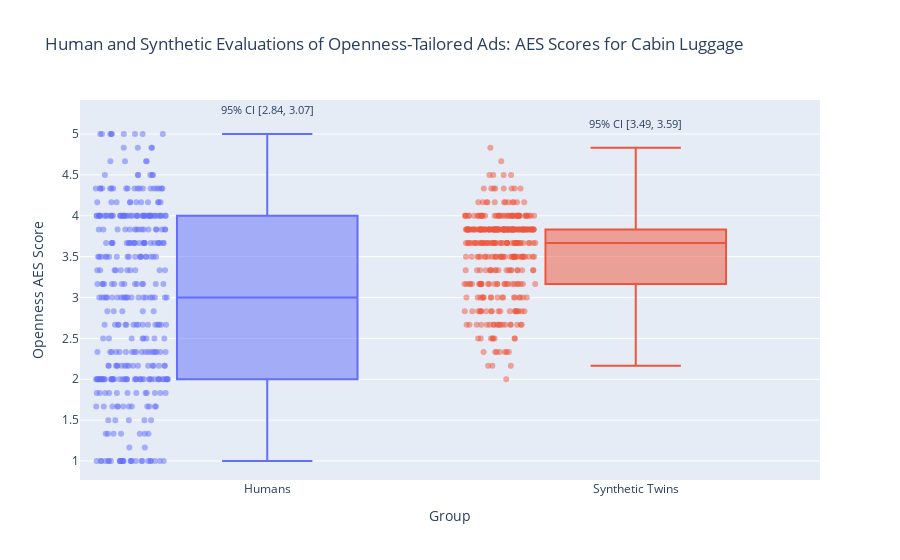
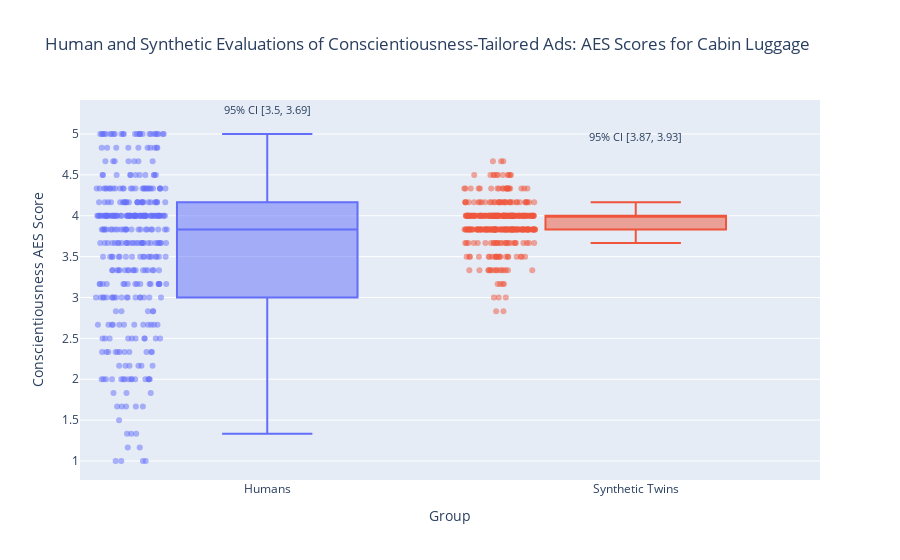
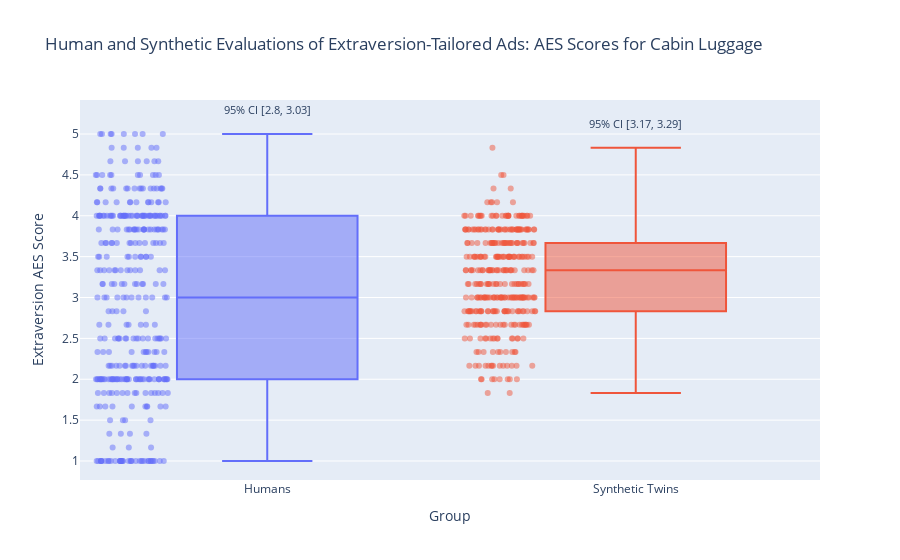
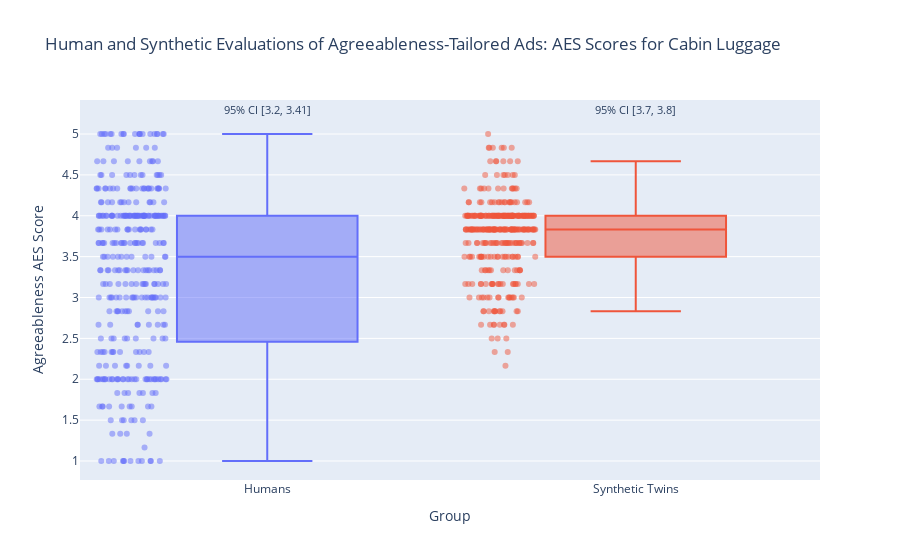

The notebook cell these images were saved under, in order:
### Markdown cell above
<h2> Cabin luggage: Box Plot</h2>

### Code cell
plot_trait_boxplots_by_product("raw_aes_1_", "Cabin Luggage")

### Figure 1 — Plotly figure (JSON) as saved in the notebook; plotly's stock layout.template omitted (floating-point values rounded to 4 significant figures; data arrays with more than 128 entries replaced by an {"elided": "..."} marker saying what was removed)
{"data": [{"alignmentgroup": "True", "boxpoints": "all", "hovertemplate": "Group=%{x}<br>Openness AES Score=%{y}<extra></extra>", "jitter": 0.4, "legendgroup": "Humans", "marker": {"color": "#636efa", "opacity": 0.5, "size": 6}, "name": "Humans", "notched": false, "offsetgroup": "Humans", "orientation": "v", "showlegend": true, "type": "box", "x": {"elided": "373 str values"}, "x0": " ", "xaxis": "x", "y": {"elided": "373 float values"}, "y0": " ", "yaxis": "y"}, {"alignmentgroup": "True", "boxpoints": "all", "hovertemplate": "Group=%{x}<br>Openness AES Score=%{y}<extra></extra>", "jitter": 0.4, "legendgroup": "Synthetic Twins", "marker": {"color": "#EF553B", "opacity": 0.5, "size": 6}, "name": "Synthetic Twins", "notched": false, "offsetgroup": "Synthetic Twins", "orientation": "v", "showlegend": true, "type": "box", "x": {"elided": "373 str values"}, "x0": " ", "xaxis": "x", "y": {"elided": "373 float values"}, "y0": " ", "yaxis": "y"}], "layout": {"annotations": [{"font": {"size": 11}, "showarrow": false, "text": "95% CI [2.84, 3.07]", "x": "Humans", "xanchor": "center", "y": 5.3}, {"font": {"size": 11}, "showarrow": false, "text": "95% CI [3.49, 3.59]", "x": "Synthetic Twins", "xanchor": "center", "y": 5.133}], "boxmode": "overlay", "legend": {"title": {"text": "Group"}, "tracegroupgap": 0}, "showlegend": false, "title": {"text": "Human and Synthetic Evaluations of Openness-Tailored Ads: AES Scores for Cabin Luggage"}, "xaxis": {"anchor": "y", "categoryarray": ["Humans", "Synthetic Twins"], "categoryorder": "array", "domain": [0, 1], "title": {"text": "Group"}}, "yaxis": {"anchor": "x", "domain": [0, 1], "title": {"text": "Openness AES Score"}}}}

### Figure 2 — Plotly figure (JSON) as saved in the notebook; plotly's stock layout.template omitted (floating-point values rounded to 4 significant figures; data arrays with more than 128 entries replaced by an {"elided": "..."} marker saying what was removed)
{"data": [{"alignmentgroup": "True", "boxpoints": "all", "hovertemplate": "Group=%{x}<br>Conscientiousness AES Score=%{y}<extra></extra>", "jitter": 0.4, "legendgroup": "Humans", "marker": {"color": "#636efa", "opacity": 0.5, "size": 6}, "name": "Humans", "notched": false, "offsetgroup": "Humans", "orientation": "v", "showlegend": true, "type": "box", "x": {"elided": "373 str values"}, "x0": " ", "xaxis": "x", "y": {"elided": "373 float values"}, "y0": " ", "yaxis": "y"}, {"alignmentgroup": "True", "boxpoints": "all", "hovertemplate": "Group=%{x}<br>Conscientiousness AES Score=%{y}<extra></extra>", "jitter": 0.4, "legendgroup": "Synthetic Twins", "marker": {"color": "#EF553B", "opacity": 0.5, "size": 6}, "name": "Synthetic Twins", "notched": false, "offsetgroup": "Synthetic Twins", "orientation": "v", "showlegend": true, "type": "box", "x": {"elided": "373 str values"}, "x0": " ", "xaxis": "x", "y": {"elided": "373 float values"}, "y0": " ", "yaxis": "y"}], "layout": {"annotations": [{"font": {"size": 11}, "showarrow": false, "text": "95% CI [3.5, 3.69]", "x": "Humans", "xanchor": "center", "y": 5.3}, {"font": {"size": 11}, "showarrow": false, "text": "95% CI [3.87, 3.93]", "x": "Synthetic Twins", "xanchor": "center", "y": 4.967}], "boxmode": "overlay", "legend": {"title": {"text": "Group"}, "tracegroupgap": 0}, "showlegend": false, "title": {"text": "Human and Synthetic Evaluations of Conscientiousness-Tailored Ads: AES Scores for Cabin Luggage"}, "xaxis": {"anchor": "y", "categoryarray": ["Humans", "Synthetic Twins"], "categoryorder": "array", "domain": [0, 1], "title": {"text": "Group"}}, "yaxis": {"anchor": "x", "domain": [0, 1], "title": {"text": "Conscientiousness AES Score"}}}}

### Figure 3 — Plotly figure (JSON) as saved in the notebook; plotly's stock layout.template omitted (floating-point values rounded to 4 significant figures; data arrays with more than 128 entries replaced by an {"elided": "..."} marker saying what was removed)
{"data": [{"alignmentgroup": "True", "boxpoints": "all", "hovertemplate": "Group=%{x}<br>Extraversion AES Score=%{y}<extra></extra>", "jitter": 0.4, "legendgroup": "Humans", "marker": {"color": "#636efa", "opacity": 0.5, "size": 6}, "name": "Humans", "notched": false, "offsetgroup": "Humans", "orientation": "v", "showlegend": true, "type": "box", "x": {"elided": "373 str values"}, "x0": " ", "xaxis": "x", "y": {"elided": "373 float values"}, "y0": " ", "yaxis": "y"}, {"alignmentgroup": "True", "boxpoints": "all", "hovertemplate": "Group=%{x}<br>Extraversion AES Score=%{y}<extra></extra>", "jitter": 0.4, "legendgroup": "Synthetic Twins", "marker": {"color": "#EF553B", "opacity": 0.5, "size": 6}, "name": "Synthetic Twins", "notched": false, "offsetgroup": "Synthetic Twins", "orientation": "v", "showlegend": true, "type": "box", "x": {"elided": "373 str values"}, "x0": " ", "xaxis": "x", "y": {"elided": "373 float values"}, "y0": " ", "yaxis": "y"}], "layout": {"annotations": [{"font": {"size": 11}, "showarrow": false, "text": "95% CI [2.8, 3.03]", "x": "Humans", "xanchor": "center", "y": 5.3}, {"font": {"size": 11}, "showarrow": false, "text": "95% CI [3.17, 3.29]", "x": "Synthetic Twins", "xanchor": "center", "y": 5.133}], "boxmode": "overlay", "legend": {"title": {"text": "Group"}, "tracegroupgap": 0}, "showlegend": false, "title": {"text": "Human and Synthetic Evaluations of Extraversion-Tailored Ads: AES Scores for Cabin Luggage"}, "xaxis": {"anchor": "y", "categoryarray": ["Humans", "Synthetic Twins"], "categoryorder": "array", "domain": [0, 1], "title": {"text": "Group"}}, "yaxis": {"anchor": "x", "domain": [0, 1], "title": {"text": "Extraversion AES Score"}}}}

### Figure 4 — Plotly figure (JSON) as saved in the notebook; plotly's stock layout.template omitted (floating-point values rounded to 4 significant figures; data arrays with more than 128 entries replaced by an {"elided": "..."} marker saying what was removed)
{"data": [{"alignmentgroup": "True", "boxpoints": "all", "hovertemplate": "Group=%{x}<br>Agreeableness AES Score=%{y}<extra></extra>", "jitter": 0.4, "legendgroup": "Humans", "marker": {"color": "#636efa", "opacity": 0.5, "size": 6}, "name": "Humans", "notched": false, "offsetgroup": "Humans", "orientation": "v", "showlegend": true, "type": "box", "x": {"elided": "373 str values"}, "x0": " ", "xaxis": "x", "y": {"elided": "373 float values"}, "y0": " ", "yaxis": "y"}, {"alignmentgroup": "True", "boxpoints": "all", "hovertemplate": "Group=%{x}<br>Agreeableness AES Score=%{y}<extra></extra>", "jitter": 0.4, "legendgroup": "Synthetic Twins", "marker": {"color": "#EF553B", "opacity": 0.5, "size": 6}, "name": "Synthetic Twins", "notched": false, "offsetgroup": "Synthetic Twins", "orientation": "v", "showlegend": true, "type": "box", "x": {"elided": "373 str values"}, "x0": " ", "xaxis": "x", "y": {"elided": "373 float values"}, "y0": " ", "yaxis": "y"}], "layout": {"annotations": [{"font": {"size": 11}, "showarrow": false, "text": "95% CI [3.2, 3.41]", "x": "Humans", "xanchor": "center", "y": 5.3}, {"font": {"size": 11}, "showarrow": false, "text": "95% CI [3.7, 3.8]", "x": "Synthetic Twins", "xanchor": "center", "y": 5.3}], "boxmode": "overlay", "legend": {"title": {"text": "Group"}, "tracegroupgap": 0}, "showlegend": false, "title": {"text": "Human and Synthetic Evaluations of Agreeableness-Tailored Ads: AES Scores for Cabin Luggage"}, "xaxis": {"anchor": "y", "categoryarray": ["Humans", "Synthetic Twins"], "categoryorder": "array", "domain": [0, 1], "title": {"text": "Group"}}, "yaxis": {"anchor": "x", "domain": [0, 1], "title": {"text": "Agreeableness AES Score"}}}}
